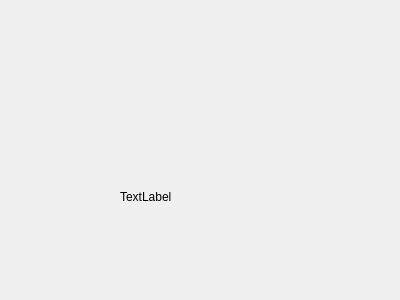
<?xml version="1.0" encoding="UTF-8"?>
<ui version="4.0">
 <class>Form</class>
 <widget class="QWidget" name="Form">
  <property name="geometry">
   <rect>
    <x>0</x>
    <y>0</y>
    <width>400</width>
    <height>300</height>
   </rect>
  </property>
  <property name="windowTitle">
   <string>Form</string>
  </property>
  <widget class="QLabel" name="label">
   <property name="geometry">
    <rect>
     <x>120</x>
     <y>190</y>
     <width>211</width>
     <height>71</height>
    </rect>
   </property>
   <property name="sizePolicy">
    <sizepolicy hsizetype="Expanding" vsizetype="Expanding">
     <horstretch>0</horstretch>
     <verstretch>0</verstretch>
    </sizepolicy>
   </property>
   <property name="text">
    <string>TextLabel</string>
   </property>
   <property name="alignment">
    <set>Qt::AlignLeading|Qt::AlignLeft|Qt::AlignTop</set>
   </property>
   <property name="wordWrap">
    <bool>true</bool>
   </property>
  </widget>
 </widget>
 <resources/>
 <connections/>
</ui>
